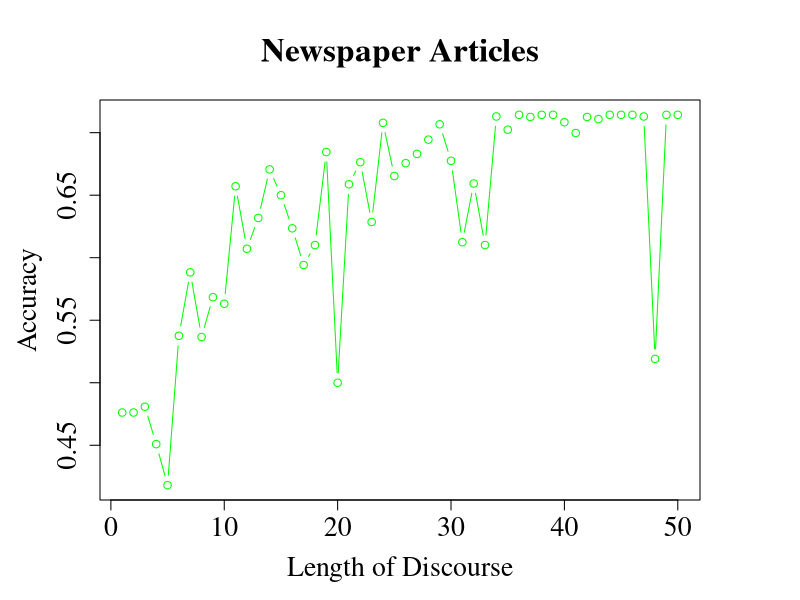
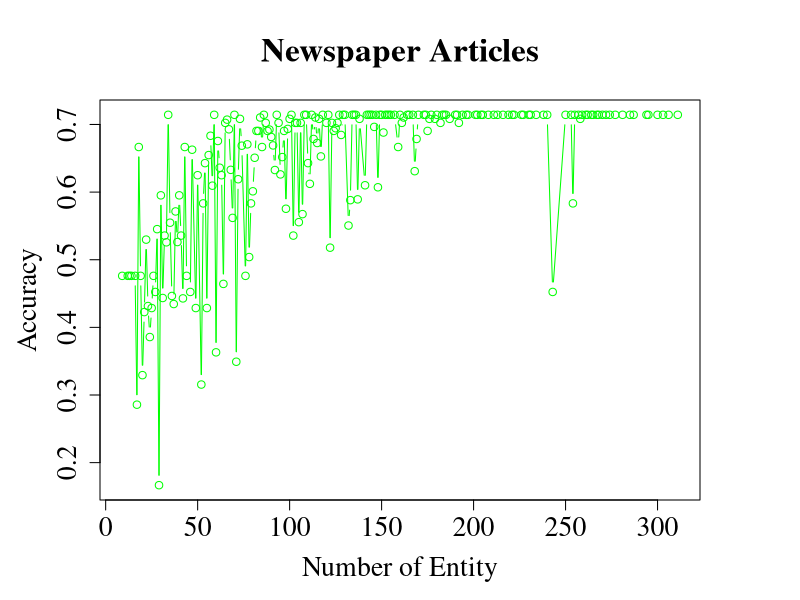

Write R code to recreate these figures, in order.
#!/usr/bin/env R
# analyse.R
# histgram #1: sentence
#pdf("mygraph.pdf", width = 9 + 1, height = 4 + 1);
#par(pin = c(9, 4), mai = c(1, 1, 1, 0));
#title = "Newspaper Articles";
#barplot(data1_sentence_accuracy$V2, main = title, col = "grey", ylab = "Number of Discourses", xlab = "Length of Discourse", names.arg = as.character(data1_sentence_accuracy$V1));
#dev.off();

# histgram #2: entity
#pdf("mygraph.pdf", width = 9 + 1, height = 4 + 1)
#par(pin = c(9, 4), mai = c(1, 1, 1, 0))
#title = "Accident Reports Written by Government Officials";
#barplot(data2_sentence_accuracy$V2, main = title, col = "grey", ylab = "Number of Discourses", xlab = "Length of Discourse", names.arg = as.character(data2_sentence_accuracy$V1));
#dev.off();

## plot #1: sentence
# P_U - g
# P_W - b
# P_Acc - r
pdf("../graph/accuracy-sentence.pdf", width = 10 + 1, height = 6 + 1)
par(pin = c(10, 6), mai = c(1, 1, 1, 1));
sentence_U <- read.csv("../csv/P-U/sentence-accuracy.csv", header=F, sep=",");
#sentence_W <- read.csv("../csv/P-W/sentence-accuracy.csv", header=F, sep=",");
#sentence_Acc <- read.csv("../csv/P-Acc/sentence-accuracy.csv", header=F, sep=",");
title = "Newspaper Articles";
x_lab = "Length of Discourse";
y_lab = "Accuracy";
par(family = "serif")
par(ps = 20)
plot(sentence_U$V1, sentence_U$V3, type = "b", col = "green", main = title, xlab = x_lab, ylab = y_lab);
#lines(sentence_W$V1, sentence_W$V3, type = "b", col = "blue");
#lines(sentence_Acc$V1, sentence_Acc$V3, type = "b", col = "red");
#legend("bottomright", c("U", "W", "Acc"), title = "Strategy Type", lty = c(1, 1, 1), col = c("green", "blue", "red"));
dev.off()

## plot #2: entity
# P_U - g
# P_W - b
# P_Acc - r
pdf("../graph/accuracy-entity.pdf", width = 10 + 1, height = 6 + 1)
par(pin = c(10, 6), mai = c(1, 1, 1, 1));
entity_U <- read.csv("../csv/P-U/entity-accuracy.csv", header=F, sep=",");
#entity_W <- read.csv("../csv/P-W/entity-accuracy.csv", header=F, sep=",");
#entity_Acc <- read.csv("../csv/P-Acc/entity-accuracy.csv", header=F, sep=",");
title = "Newspaper Articles";
x_lab = "Number of Entity";
y_lab = "Accuracy";
par(family = "serif")
par(ps = 20)
plot(entity_U$V1, entity_U$V3, type = "b", col = "green", main = title, xlab = x_lab, ylab = y_lab)
#lines(entity_W$V1, entity_W$V3, type = "b", col = "blue")
#lines(entity_Acc$V1, entity_Acc$V3, type = "b", col = "green")
#legend("bottomright", c("U", "W", "Acc"), title = "Strategy Type", lty = c(1, 1, 1), col = c("green", "blue", "red"));
dev.off()
